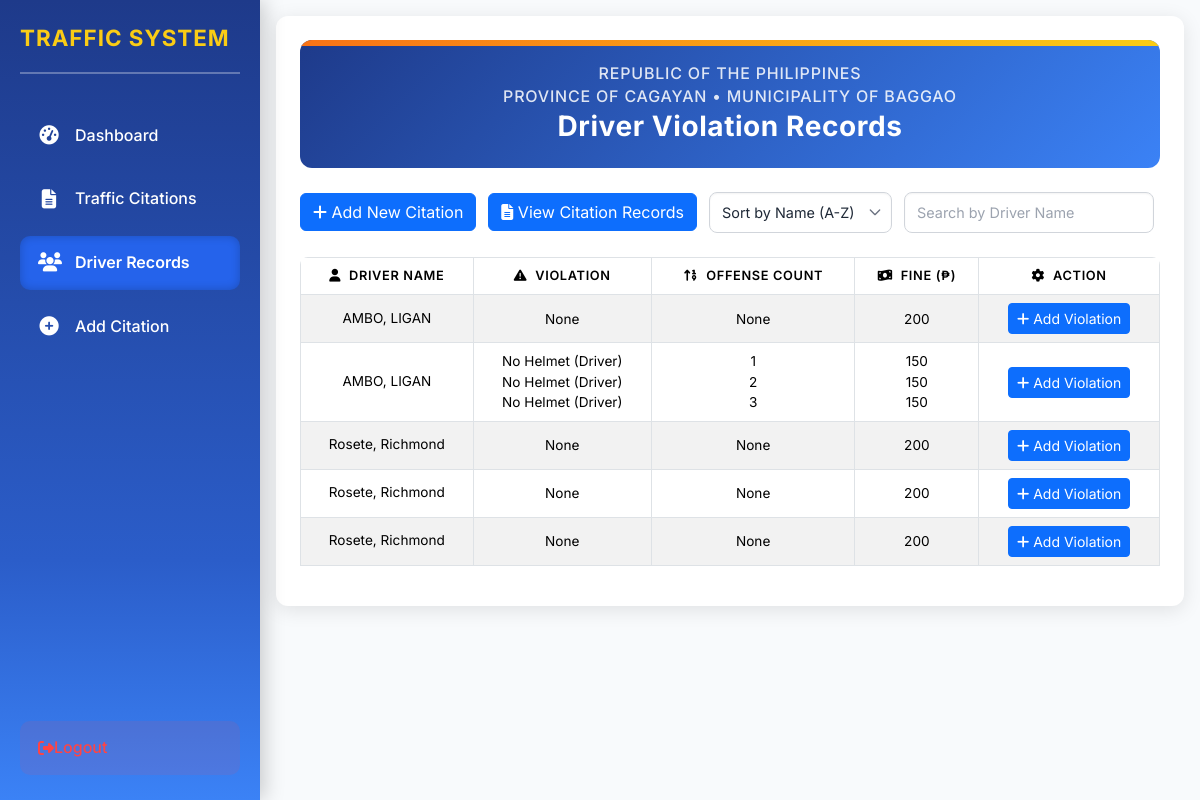
The app's page /driver_records.php, older data.
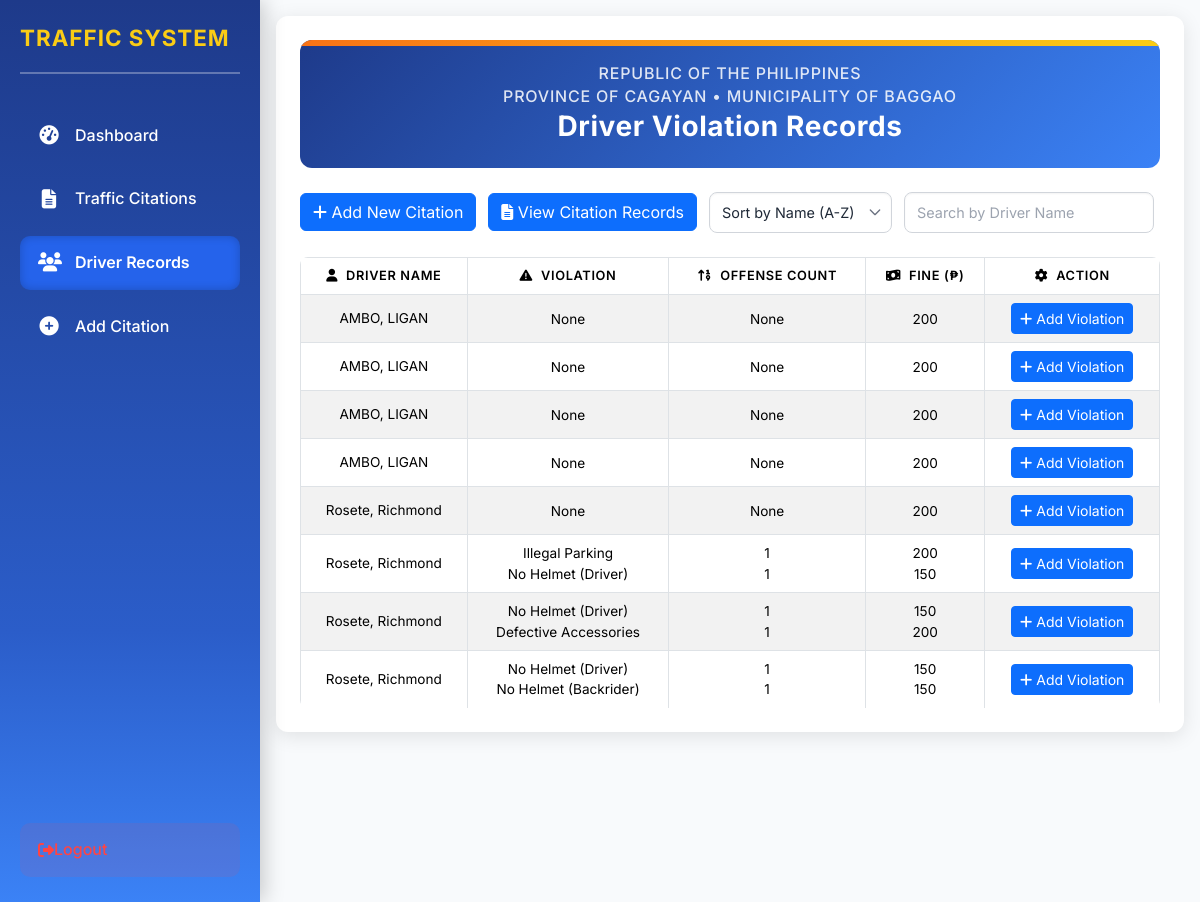
The same page, newer data.
### tables this page shows
CREATE TABLE `drivers` (
  `driver_id` int(11) NOT NULL,
  `last_name` varchar(50) NOT NULL,
  `first_name` varchar(50) NOT NULL,
  `middle_initial` varchar(5) DEFAULT NULL,
  `suffix` varchar(10) DEFAULT NULL,
  `zone` varchar(50) DEFAULT NULL,
  `barangay` varchar(100) DEFAULT NULL,
  `municipality` varchar(100) DEFAULT 'Baggao',
  `province` varchar(100) DEFAULT 'Cagayan',
  `license_number` varchar(20) DEFAULT NULL,
  `license_type` enum('Non-Professional','Professional') DEFAULT NULL
);

### driver_records.php (the view, shortened to what this page needs)
<!DOCTYPE html>
<html lang="en">
<head>
  <link href="https://cdn.jsdelivr.net/npm/bootstrap@5.3.3/dist/css/bootstrap.min.css" rel="stylesheet">
  <link href="https://cdn.jsdelivr.net/npm/tailwindcss@2.2.19/dist/tailwind.min.css" rel="stylesheet">
  <link rel="stylesheet" href="https://cdnjs.cloudflare.com/ajax/libs/font-awesome/6.4.2/css/all.min.css">
</head>
<body>
  <?php include 'sidebar.php'; ?>
  <div class="content" id="content">
    <div class="container">
      <div class="header">
        <h4>Republic of the Philippines</h4>
        <h4>Province of Cagayan • Municipality of Baggao</h4>
        <h1>Driver Violation Records</h1>
      </div>
      <div class="sort-filter">
        <a href="index.php" class="btn btn-primary btn-custom" aria-label="Add New Citation"><i class="fas fa-plus"></i> Add New Citation</a>
        <a href="records.php" class="btn btn-primary btn-custom" aria-label="View Citation Records"><i class="fas fa-file-alt"></i> View Citation Records</a>
        <select id="sortSelect" class="sort-select" aria-label="Sort Options">
          <option value="name_asc">Sort by Name (A-Z)</option>
        </select>
        <input type="text" id="searchInput" class="search-input" placeholder="Search by Driver Name" aria-label="Search Drivers">
      </div>
      <div id="driverTable" class="table-responsive">
        <?php
        try {
          $conn = new PDO("mysql:host=" . DB_HOST . ";dbname=" . DB_NAME, DB_USER, DB_PASS);
          $conn->setAttribute(PDO::ATTR_ERRMODE, PDO::ERRMODE_EXCEPTION);
          $params = [];
          $sql .= " GROUP BY d.driver_id, driver_name";
          $sql .= " HAVING violation_count > 0 OR COUNT(c.citation_id) = 0";
          $sort = isset($_GET['sort']) ? $_GET['sort'] : 'name_asc';
          switch ($sort) {
            case 'name_asc':
            default:
              $sql .= " ORDER BY driver_name";
              break;
          }
          $stmt = $conn->prepare($sql);
          $stmt->execute($params);
          $drivers = $stmt->fetchAll(PDO::FETCH_ASSOC);
          if (empty($drivers)) {
            echo "<p class='empty-state'><i class='fas fa-info-circle'></i> No driver records found.</p>";
          } else {
            echo "<table class='table table-bordered table-striped' id='citationTable'>";
            echo "<thead>";
            echo "<tr>";
            echo "<th><i class='fas fa-user me-2'></i>Driver Name</th>";
            echo "<th><i class='fas fa-exclamation-triangle me-2'></i>Violation</th>";
            echo "<th><i class='fas fa-sort-numeric-up me-2'></i>Offense Count</th>";
            echo "<th><i class='fas fa-money-bill-wave me-2'></i>Fine (₱)</th>";
            echo "<th><i class='fas fa-cog me-2'></i>Action</th>";
            echo "</tr>";
            echo "</thead>";
            echo "<tbody>";
            foreach ($drivers as $driver) {
              echo "<tr>";
              echo "<td>" . htmlspecialchars($driver['driver_name']) . "</td>";
              echo "<td class='violation-list'>" . ($driver['violation_list'] ? nl2br(htmlspecialchars($driver['violation_list'])) : 'None') . "</td>";
              echo "<td class='violation-list'>" . ($driver['offense_counts'] ? nl2br(htmlspecialchars($driver['offense_counts'])) : 'None') . "</td>";
              echo "<td class='violation-list'>" . ($driver['fines'] ? nl2br(htmlspecialchars($driver['fines'])) : 'None') . "</td>";
              echo "<td>";
              echo "<a href='add_violation_form.php?driver_id=" . htmlspecialchars($driver['driver_id']) . "' class='btn btn-sm btn-primary btn-custom' aria-label='Add Violation'><i class='fas fa-plus'></i> Add Violation</a>";
              echo "</td>";
              echo "</tr>";
            }
            echo "</tbody>";
            echo "</table>";
          }
        } catch (PDOException $e) {
          echo "<p class='empty-state'><i class='fas fa-exclamation-circle'></i> Error: " . htmlspecialchars($e->getMessage()) . "</p>";
        }
        ?>
      </div>
    </div>
  </div>
</body>
</html>

### sidebar.php (shortened to what this page needs)
<div class="sidebar" id="sidebar">
  <div class="sidebar-header">
    <h4>Traffic System</h4>
  </div>
  <ul class="sidebar-nav">
    <li>
      <a href="dashboard.php" class="<?php echo basename($_SERVER['PHP_SELF']) == 'dashboard.php' ? 'active' : ''; ?>">
        <i class="fas fa-tachometer-alt"></i>
        <span>Dashboard</span>
      </a>
    </li>
    <li>
      <a href="records.php" class="<?php echo basename($_SERVER['PHP_SELF']) == 'records.php' ? 'active' : ''; ?>">
        <i class="fas fa-file-alt"></i>
        <span>Traffic Citations</span>
      </a>
    </li>
    <li>
      <a href="driver_records.php" class="<?php echo basename($_SERVER['PHP_SELF']) == 'driver_records.php' ? 'active' : ''; ?>">
        <i class="fas fa-users"></i>
        <span>Driver Records</span>
      </a>
    </li>
    <li>
      <a href="index.php" class="<?php echo basename($_SERVER['PHP_SELF']) == 'index.php' ? 'active' : ''; ?>">
        <i class="fas fa-plus-circle"></i>
        <span>Add Citation</span>
      </a>
    </li>
  </ul>
  <div class="logout-link">
    <a href="logout.php">
      <i class="fas fa-sign-out-alt"></i>
      <span>Logout</span>
    </a>
  </div>
</div>
<link href="https://cdn.jsdelivr.net/npm/bootstrap@5.3.3/dist/css/bootstrap.min.css" rel="stylesheet">
  <link href="https://cdn.jsdelivr.net/npm/tailwindcss@2.2.19/dist/tailwind.min.css" rel="stylesheet">
  <link rel="stylesheet" href="https://cdnjs.cloudflare.com/ajax/libs/font-awesome/6.4.2/css/all.min.css">

### sidebar.php (style rules this page uses)
:root { --primary: #1e3a8a; --primary-dark: #1e40af; --secondary: #6b7280; --success: #22c55e; --danger: #ef4444; --warning: #f97316; --bg-light: #f8fafc; --text-dark: #1f2937; --border: #d1d5db; }
body { background-color: var(--bg-light); font-family: 'Inter', sans-serif; color: var(--text-dark); line-height: 1.6; margin: 0; padding: 0; overflow: hidden; height: 100vh; display: flex; }
.sidebar { width: 260px; background: linear-gradient(180deg, #1e3a8a 0%, #2b5dc9 70%, #3b82f6 100%); color: #fff; height: 100vh; position: fixed; top: 0; left: 0; padding: 25px 20px; box-shadow: 4px 0 20px rgba(0, 0, 0, 0.2); transition: all 0.3s ease-in-out; z-index: 1000; overflow-y: auto; flex-shrink: 0; }
.sidebar-header { text-align: center; margin-bottom: 35px; padding-bottom: 20px; border-bottom: 2px solid rgba(255, 255, 255, 0.3); position: relative; display: flex; justify-content: space-between; align-items: center; }
.sidebar-header h4 { font-size: 1.4rem; font-weight: 700; color: #facc15; text-transform: uppercase; letter-spacing: 1px; transition: opacity 0.3s ease, transform 0.3s ease; margin: 0; }
.sidebar-nav { list-style: none; padding: 0; margin: 0; }
.sidebar-nav li { margin-bottom: 10px; }
.sidebar-nav a { display: flex; align-items: center; color: #fff; padding: 14px 18px; border-radius: 10px; text-decoration: none; font-size: 1rem; font-weight: 500; transition: all 0.3s ease-in-out; position: relative; overflow: hidden; }
.sidebar-nav a::before { content: ''; position: absolute; top: 0; left: -100%; width: 100%; height: 100%; background: rgba(255, 255, 255, 0.1); transition: all 0.4s ease; z-index: 0; }
.sidebar-nav a i { margin-right: 15px; width: 22px; text-align: center; font-size: 1.2rem; transition: transform 0.3s ease; }
.sidebar-nav a.active { background: #2563eb; font-weight: 600; box-shadow: inset 0 0 10px rgba(0, 0, 0, 0.2); }
.sidebar-nav a.active::before { display: none; }
.logout-link { position: absolute; bottom: 25px; width: calc(100% - 40px); }
.logout-link a { display: flex; align-items: center; color: #ff4444; padding: 14px 18px; border-radius: 10px; text-decoration: none; font-size: 1rem; font-weight: 500; transition: all 0.3s ease-in-out; background: rgba(255, 68, 68, 0.1); }
.content { flex: 1; padding: 1rem; overflow-y: auto; height: 100vh; margin-left: 260px; transition: margin-left 0.3s ease-in-out; }
.container { max-width: 100%; max-height: calc(100vh - 2rem); margin: 0 auto; padding: 1.5rem; background-color: white; border-radius: 12px; box-shadow: 0 4px 20px rgba(0, 0, 0, 0.1); transition: transform 0.3s ease, box-shadow 0.3s ease; overflow-y: auto; }

Row changes from the older to the newer data that the page shows:
removed drivers: driver_name "AMBO, LIGAN", violation_list "No Helmet (Driver) No Helmet (Driver) No Helmet (Driver)", offense_counts "1 2 3", fines "150 150 150"
removed drivers: driver_name "Rosete, Richmond", shows "None", fines "200"
removed drivers: driver_name "Rosete, Richmond", shows "None", fines "200"
added drivers: driver_name "AMBO, LIGAN", shows "None", fines "200"
added drivers: driver_name "AMBO, LIGAN", shows "None", fines "200"
added drivers: driver_name "AMBO, LIGAN", shows "None", fines "200"
added drivers: driver_name "Rosete, Richmond", violation_list "Illegal Parking No Helmet (Driver)", offense_counts "1 1", fines "200 150"
added drivers: driver_name "Rosete, Richmond", violation_list "No Helmet (Driver) Defective Accessories", offense_counts "1 1", fines "150 200"
added drivers: driver_name "Rosete, Richmond", violation_list "No Helmet (Driver) No Helmet (Backrider)", offense_counts "1 1", fines "150 150"
